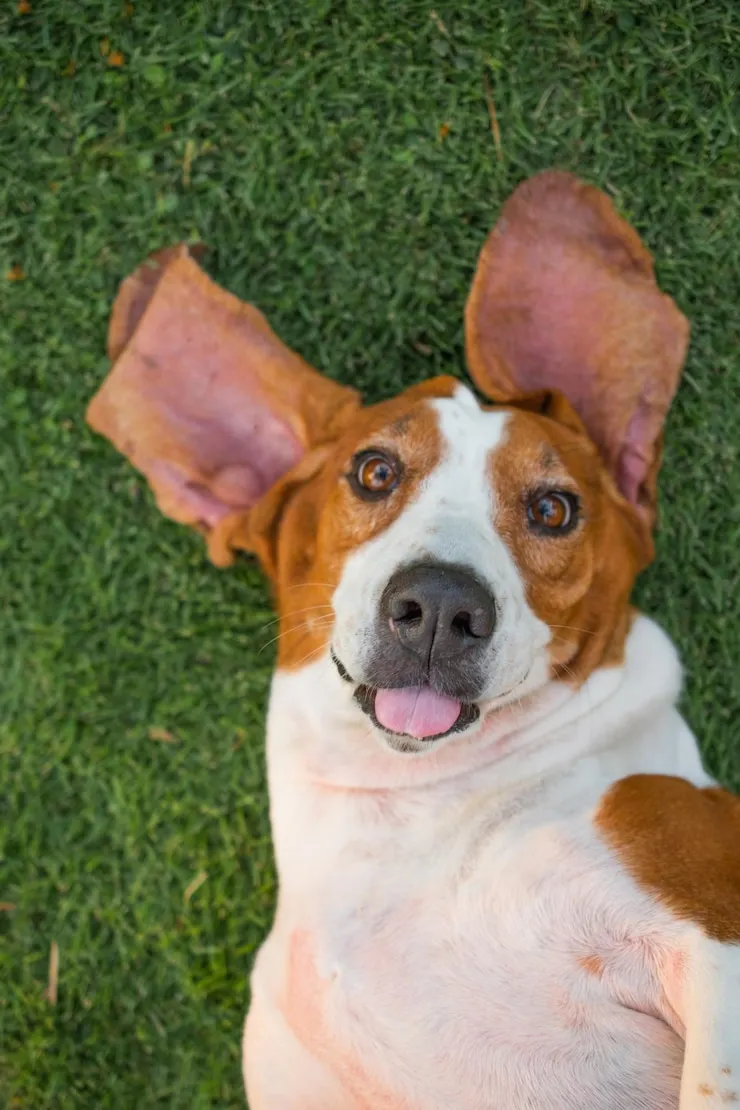
#> input picture Tema_4.3/Sources/Perro.png, 740 x 1110 px, found by its file name
$ python Canny.py
#> lines starting #> are read from the running program, lines starting #| are printed output that depends on the picture
import cv2

# Cargamos la imagen en color
img = cv2.imread("Tema_4.3/Sources/Perro.png")
#> img is the input picture: shape (1110, 740, 3); mean B, G, R 86, 116.5, 119.4

# Redimensionamos la imagen a la mitad
alto, ancho = img.shape[:2]
#> alto = 1110; ancho = 740
img_reducida = cv2.resize(img, (ancho // 2, alto // 2))

# Convertimos a escala de grises
img_gris = cv2.cvtColor(img_reducida, cv2.COLOR_BGR2GRAY)
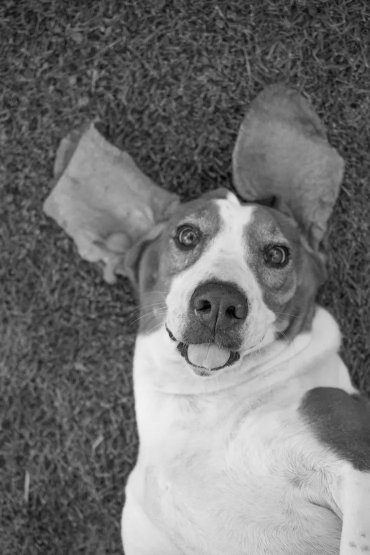
#> img_gris: shape (555, 370); min 2, max 241, mean 114

# Aplicamos el detector de bordes Canny
canny = cv2.Canny(img_gris, 50, 240)
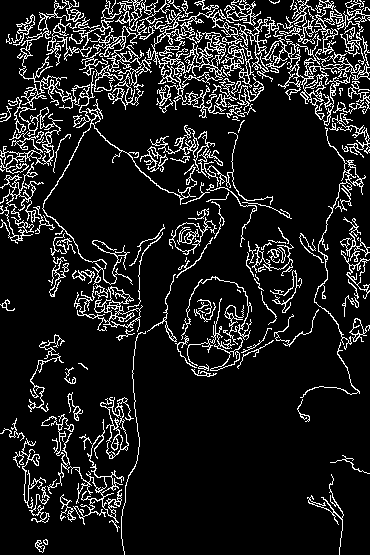
#> canny: shape (555, 370); 11.8% white in thin lines or dots

# Mostramos las imágenes
cv2.imshow('Original reducida', img_reducida)
cv2.imshow('Canny', canny)
cv2.waitKey(0)
cv2.destroyAllWindows()
